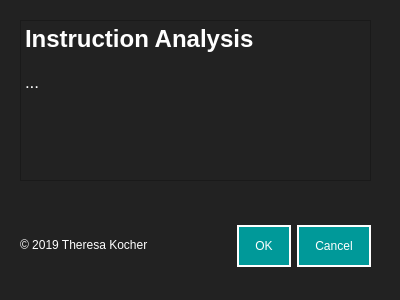
<?xml version="1.0" encoding="UTF-8"?>
<ui version="4.0">
 <class>Dialog</class>
 <widget class="QDialog" name="Dialog">
  <property name="geometry">
   <rect>
    <x>0</x>
    <y>0</y>
    <width>400</width>
    <height>300</height>
   </rect>
  </property>
  <property name="windowTitle">
   <string>Dialog</string>
  </property>
  <property name="styleSheet">
   <string notr="true">background-color: #222222;
</string>
  </property>
  <widget class="QDialogButtonBox" name="buttonBox">
   <property name="geometry">
    <rect>
     <x>30</x>
     <y>221</y>
     <width>341</width>
     <height>51</height>
    </rect>
   </property>
   <property name="styleSheet">
    <string notr="true">QPushButton {
background-color: #009999;
padding: 12px 16px;
border: 2px solid #fff;
color: #fff;
font: Helvetica;
}
QPushButton:hover {
	background-color: #75bdc3;
}</string>
   </property>
   <property name="orientation">
    <enum>Qt::Horizontal</enum>
   </property>
   <property name="standardButtons">
    <set>QDialogButtonBox::Cancel|QDialogButtonBox::Ok</set>
   </property>
  </widget>
  <widget class="QLabel" name="label">
   <property name="geometry">
    <rect>
     <x>20</x>
     <y>220</y>
     <width>131</width>
     <height>50</height>
    </rect>
   </property>
   <property name="styleSheet">
    <string notr="true">color: #fff;
font: 12pt &quot;Helvetica&quot;;
</string>
   </property>
   <property name="text">
    <string>© 2019 Theresa Kocher</string>
   </property>
  </widget>
  <widget class="QTextBrowser" name="textBrowser">
   <property name="geometry">
    <rect>
     <x>20</x>
     <y>20</y>
     <width>351</width>
     <height>161</height>
    </rect>
   </property>
   <property name="styleSheet">
    <string notr="true">color: #fff;
font: 12pt &quot;Helvetica&quot;;
</string>
   </property>
   <property name="html">
    <string>&lt;!DOCTYPE HTML PUBLIC &quot;-//W3C//DTD HTML 4.0//EN&quot; &quot;http://www.w3.org/TR/REC-html40/strict.dtd&quot;&gt;
&lt;html&gt;&lt;head&gt;&lt;meta name=&quot;qrichtext&quot; content=&quot;1&quot; /&gt;&lt;style type=&quot;text/css&quot;&gt;
p, li { white-space: pre-wrap; }
&lt;/style&gt;&lt;/head&gt;&lt;body style=&quot; font-family:'Helvetica'; font-size:12pt; font-weight:400; font-style:normal;&quot;&gt;
&lt;p style=&quot; margin-top:0px; margin-bottom:0px; margin-left:0px; margin-right:0px; -qt-block-indent:0; text-indent:0px;&quot;&gt;&lt;span style=&quot; font-size:18pt; font-weight:600;&quot;&gt;Instruction Analysis&lt;/span&gt;&lt;/p&gt;
&lt;p style=&quot;-qt-paragraph-type:empty; margin-top:0px; margin-bottom:0px; margin-left:0px; margin-right:0px; -qt-block-indent:0; text-indent:0px;&quot;&gt;&lt;br /&gt;&lt;/p&gt;
&lt;p style=&quot; margin-top:0px; margin-bottom:0px; margin-left:0px; margin-right:0px; -qt-block-indent:0; text-indent:0px;&quot;&gt;&lt;span style=&quot; font-family:'.SF NS Text'; font-size:13pt;&quot;&gt;...&lt;/span&gt;&lt;/p&gt;&lt;/body&gt;&lt;/html&gt;</string>
   </property>
  </widget>
 </widget>
 <resources/>
 <connections>
  <connection>
   <sender>buttonBox</sender>
   <signal>accepted()</signal>
   <receiver>Dialog</receiver>
   <slot>accept()</slot>
   <hints>
    <hint type="sourcelabel">
     <x>248</x>
     <y>254</y>
    </hint>
    <hint type="destinationlabel">
     <x>157</x>
     <y>274</y>
    </hint>
   </hints>
  </connection>
  <connection>
   <sender>buttonBox</sender>
   <signal>rejected()</signal>
   <receiver>Dialog</receiver>
   <slot>reject()</slot>
   <hints>
    <hint type="sourcelabel">
     <x>316</x>
     <y>260</y>
    </hint>
    <hint type="destinationlabel">
     <x>286</x>
     <y>274</y>
    </hint>
   </hints>
  </connection>
 </connections>
</ui>
